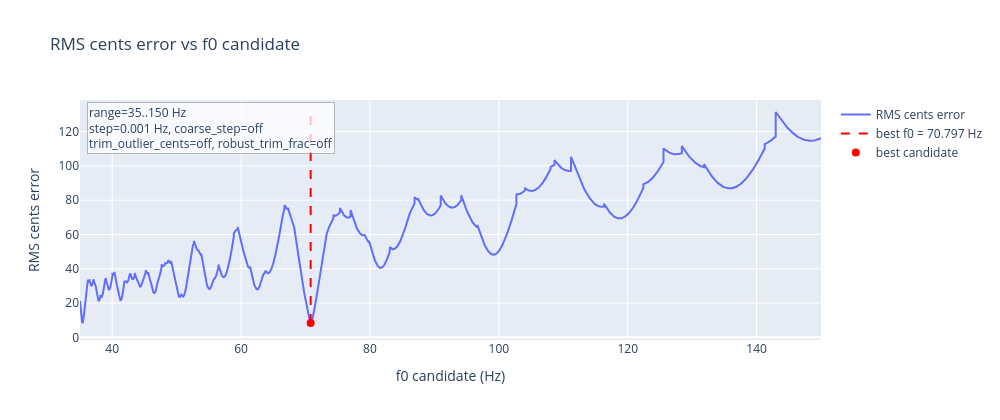

The notebook cell saved with this chart:
### Markdown cell above
## f0 Search Utility (`search_f0`)

`search_f0` detects the f0 that best explains measured frequencies as integer partials.

### Parameter Reference

- `freqs`: list/array of measured frequencies in Hz.
- `f0_min`: lower bound of f0 search range in Hz.
- `f0_max`: upper bound of f0 search range in Hz.
- `step`: fine search step in Hz.
- `peaks_df`: optional dataframe input (e.g. from `analyze_signal`) as an alternative to `freqs`.
- `freqs_col`: frequency column name in `peaks_df`.
- `weights`: optional manual weight array (same length as frequencies).
- `use_amp_weights`: use `peaks_df[amp_col]` as weights.
- `amp_col`: amplitude column name for automatic weighting.
- `top_k`: number of best candidates returned.
- `trim_outlier_cents`: drop residuals above this cents threshold.
- `robust_trim_frac`: drop this fraction of worst residuals per candidate.
- `coarse_step`: optional coarse global search step before refinement.
- `refine_half_width_hz`: half-width of fine refinement band around best coarse f0.
- `include_plot`: include a Plotly RMS-cents search curve in the result.
- `show_plot`: render the plot immediately.
- `annotate_plot`: add search-parameter annotations to the plot.
- `plot_title`: Plotly title.
- `plot_width`: plot width in pixels.
- `plot_height`: plot height in pixels.
- `plotly_layout`: optional layout overrides passed to Plotly.

### Parameter Annotations (quick guidance)

- `step`: smaller values are more precise, but increase compute time.
- `top_k`: useful for ambiguous spectra where several nearby f0 values are plausible.
- `weights` / `use_amp_weights`: emphasize reliable/strong partials.
- `trim_outlier_cents` + `robust_trim_frac`: stabilize detection when one or more partials are noisy or spurious.
- `coarse_step`: speeds up wide-range search; use with `refine_half_width_hz` for accurate final estimates.

### Parameter Reference: `summarize_result(...)`

- `label`: title text printed above the summary block.
- `result`: dictionary returned by `search_f0(...)`.
- `top_n`: how many top candidates to print.
- `precision`: number of decimal digits used in formatted numeric output.
- `suppress`: if `True`, suppresses very small values in NumPy-style printing.
- `floatmode`: NumPy float formatting mode (e.g. `"fixed"`, `"maxprec"`).

### Code cell
import numpy as np
from audiospylt import search_f0, summarize_result

#np.set_printoptions(precision=3, suppress=True, floatmode="fixed")

freqs = [500.4, 565.0, 706.2, 918.2, 988.8]
plot_width = 1000

result = search_f0(
    freqs=freqs,
    f0_min=35.0,
    f0_max=150.0,
    step=0.001,
    top_k=5,
    include_plot=True,
    annotate_plot=True,
    plot_width=plot_width,
)

summarize_result(
    "Baseline list input",
    result,
    top_n=5,
    precision=3,
    suppress=True,
    floatmode="fixed",
)

### Figure 1 — Plotly figure (JSON) as saved in the notebook; plotly's stock layout.template omitted (floating-point values rounded to 4 significant figures; data arrays with more than 128 entries replaced by an {"elided": "..."} marker saying what was removed)
{"data": [{"mode": "lines", "name": "RMS cents error", "type": "scatter", "x": {"elided": "115000 float values"}, "y": {"elided": "115000 float values"}}, {"hoverinfo": "skip", "line": {"color": "red", "dash": "dash"}, "mode": "lines", "name": "best f0 = 70.797 Hz", "type": "scatter", "x": [70.8, 70.8], "y": [8.378, 131.5]}, {"marker": {"color": "red", "size": 8}, "mode": "markers", "name": "best candidate", "type": "scatter", "x": [70.8], "y": [8.378]}], "layout": {"annotations": [{"align": "left", "bgcolor": "rgba(255,255,255,0.75)", "bordercolor": "rgba(0,0,0,0.25)", "borderwidth": 1, "showarrow": false, "text": "range=35..150 Hz<br>step=0.001 Hz, coarse_step=off<br>trim_outlier_cents=off, robust_trim_frac=off", "x": 0.01, "xref": "paper", "y": 0.99, "yref": "paper"}], "autosize": false, "height": 420, "showlegend": true, "title": {"text": "RMS cents error vs f0 candidate"}, "width": 1000, "xaxis": {"title": {"text": "f0 candidate (Hz)"}}, "yaxis": {"title": {"text": "RMS cents error"}}}}
